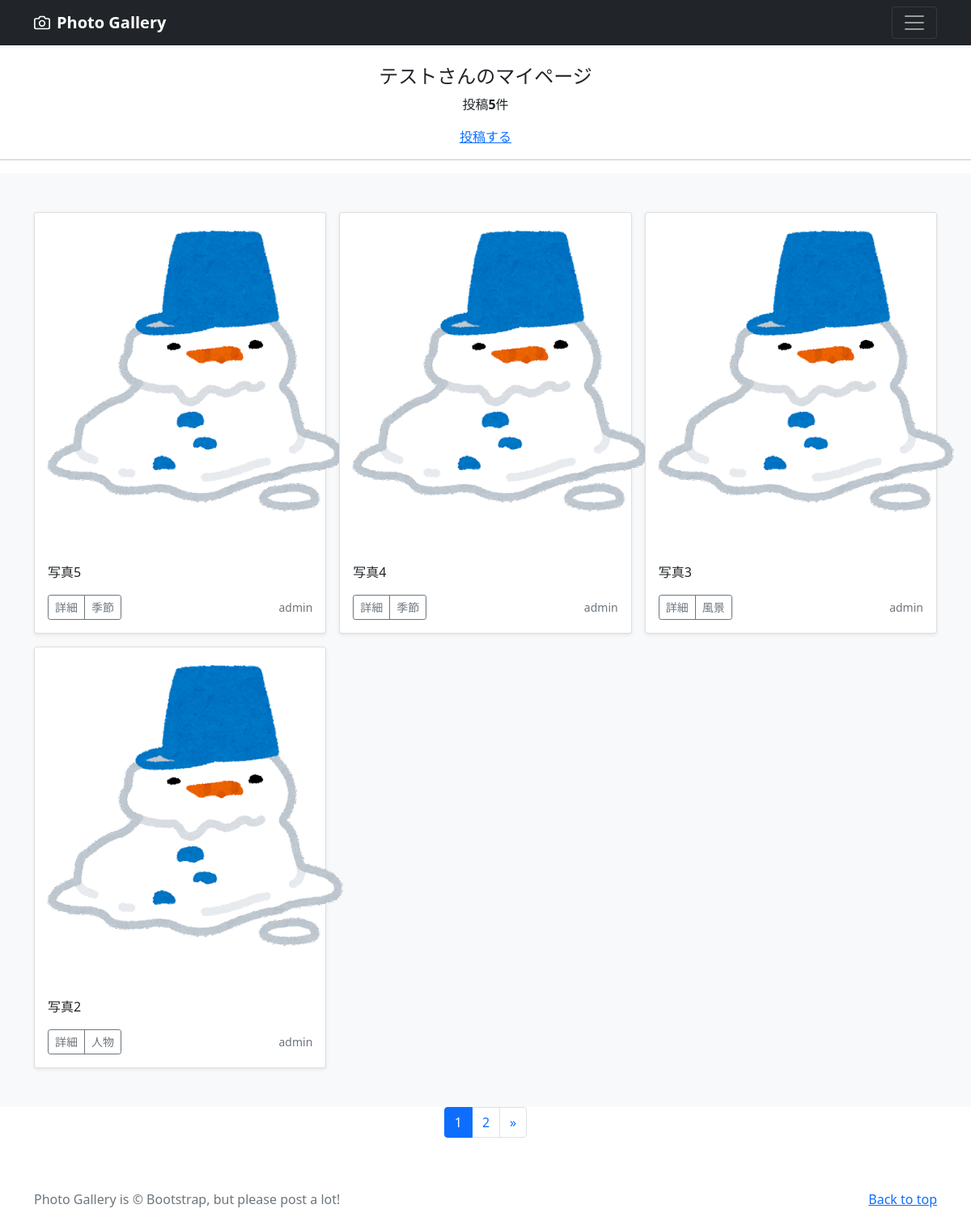
Page /photo/mypage/ (signed in) on the earlier database version.
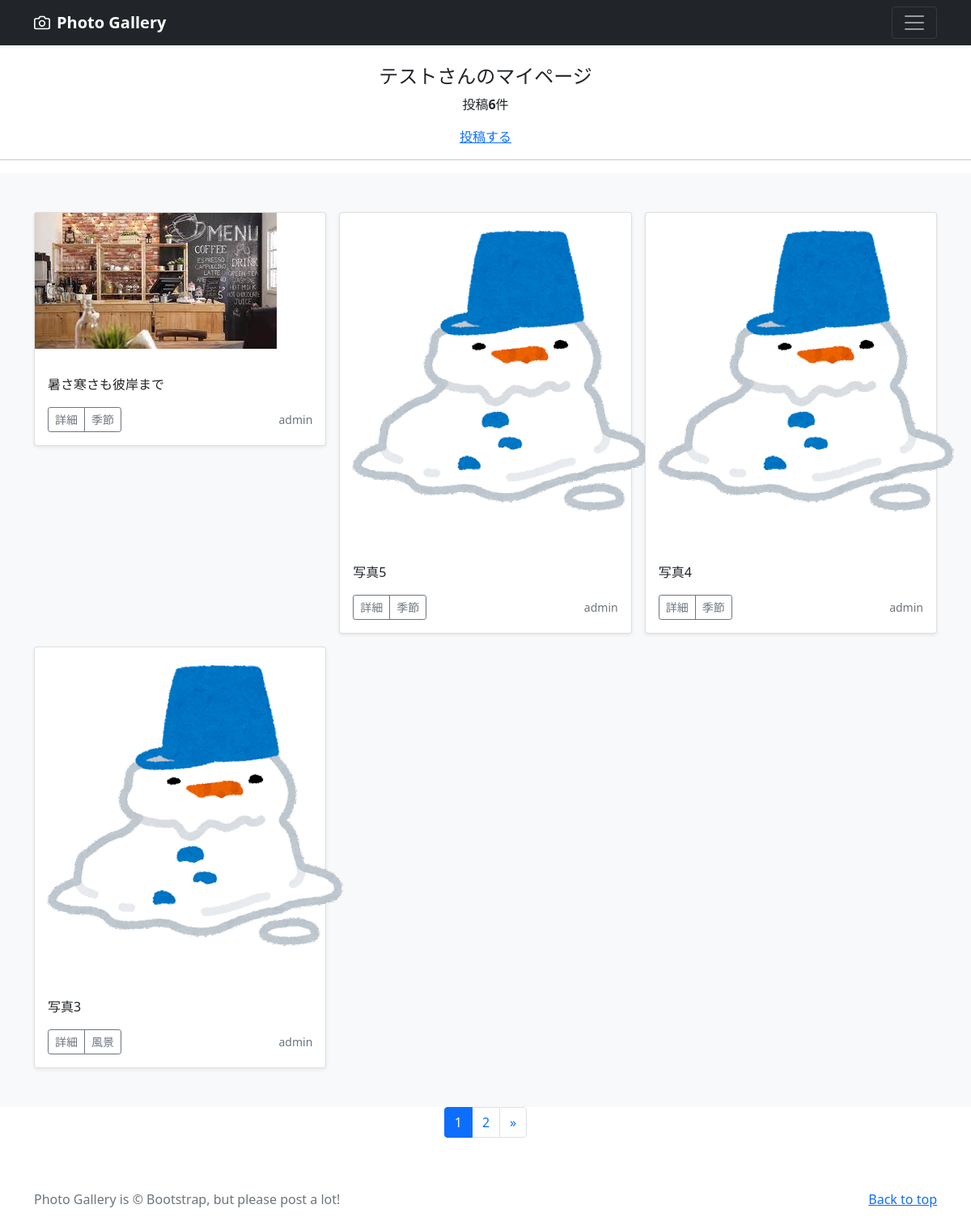
Same page on the later database version.
### photo/models.py (models this page shows, shortened)
class PhotoPost(models.Model):
    user = models.ForeignKey(
        to=CustomUser,
        verbose_name='ユーザ',
        on_delete=models.CASCADE,
        null=True
    )
    category = models.ForeignKey(
        to=Category,
        verbose_name='カテゴリ',
        on_delete=models.PROTECT,
        null=True
    )
    title = models.CharField(
        verbose_name='タイトル',
        max_length=20
    )
    comment = models.TextField(
        verbose_name='コメント'
    )
    image1 = models.ImageField(
        verbose_name='イメージ1',
        upload_to='photos',
        null=True,
        blank=True
    )
    image2 = models.ImageField(
        verbose_name='イメージ2',
        upload_to='photos',
        null=True,
        blank=True
    )
    posted_at = models.DateTimeField(
        verbose_name='投稿日時',
        auto_now_add=True
    )

class Category(models.Model):
    title = models.CharField(
        verbose_name='タイトル',
        max_length=20
    )

### accounts/models.py (models this page shows)
class CustomUser(AbstractUser):
    birthday = models.DateField(
        verbose_name='生年月日',
        null=True,
        blank=True
    )

### photo/views.py (the view)
# urls.py: path('mypage/', views.MyPageView.as_view(), name='mypage'),
class MyPageView(ListView):
    template_name = 'photo/mypage.html'
    context_object_name = 'photo_list'
    paginate_by = 4
    def get_context_data(self, **kwargs):
        context = super().get_context_data(**kwargs)
        context['count'] = len(PhotoPost.objects.filter(user=self.request.user))
        return context
    def get_queryset(self):
        queryset = PhotoPost.objects.filter(user=self.request.user).order_by('-posted_at')
        return queryset

### templates/photo/mypage.html (shortened to what this page needs)
{% extends 'photo/base.html' %}
{% load static %}
{% block contents%}
<br>
<div style="text-align:center">
  <h4>テストさんのマイページ</h4>
  <p>投稿<strong>{{ count }}</strong>件</p>
  <a href="{% url 'photo:post_photo'%}">投稿する</a>
</div>
<hr>
{% include 'photo/photo_list.html' %}
{% include 'photo/pagenation.html'%}
{% endblock %}

### templates/photo/photo_list.html
{% load static %}
<div class="album py-5 bg-light">
  <div class="container">
    <div class="row row-cols-1 row-cols-sm-2 row-cols-md-3 g-3">
      {% for photo in photo_list %}
      <div class="col">
        <div class="card shadow-sm">
          {% if photo.image1 %}
          <p><img src="{{ photo.image1.url }}"></img></p>
          {% elif photo.image2 %}
          <p><img src="{{ photo.image2.url }}"></img></p>
          {% else %}
          <p><img src="{% static 'img/snowman.png'%}"></img></p>
          {% endif %}
          <div class="card-body">
            <p class="card-text">{{photo.title}}</p>
            <div class="d-flex justify-content-between align-items-center">
              <div class="btn-group">
                <a href="{% url 'photo:detail_photo' photo.pk%}" class="btn btn-sm btn-outline-secondary">詳細</a>
                <a href="{% url 'photo:category' photo.category.title%}" class="btn btn-sm btn-outline-secondary">
                  {{photo.category.title}}</a>
              </div>
              {% if photo.user %}
              <a href="{% url 'photo:user_list' photo.user.pk%}" class="text-decoration-none"><small
                  class="text-muted">{{photo.user.username}}</small></a>
              {% else %}
              <a href="#" class="text-decoration-none"><small class="text-muted">none</small></a>
              {% endif %}
            </div>
          </div>
        </div>
      </div>
      {% endfor %}
    </div>
  </div>
</div>

Differences in the rows shown:
no longer on this page (row unchanged): PhotoPost: title "写真2", category "人物", user.username "admin"
now on this page (row edited): PhotoPost: image1 (picture), title "暑さ寒さも彼岸まで", category "季節", user.username "admin"
Other differences:
{{ count }}: "5" → "6"
